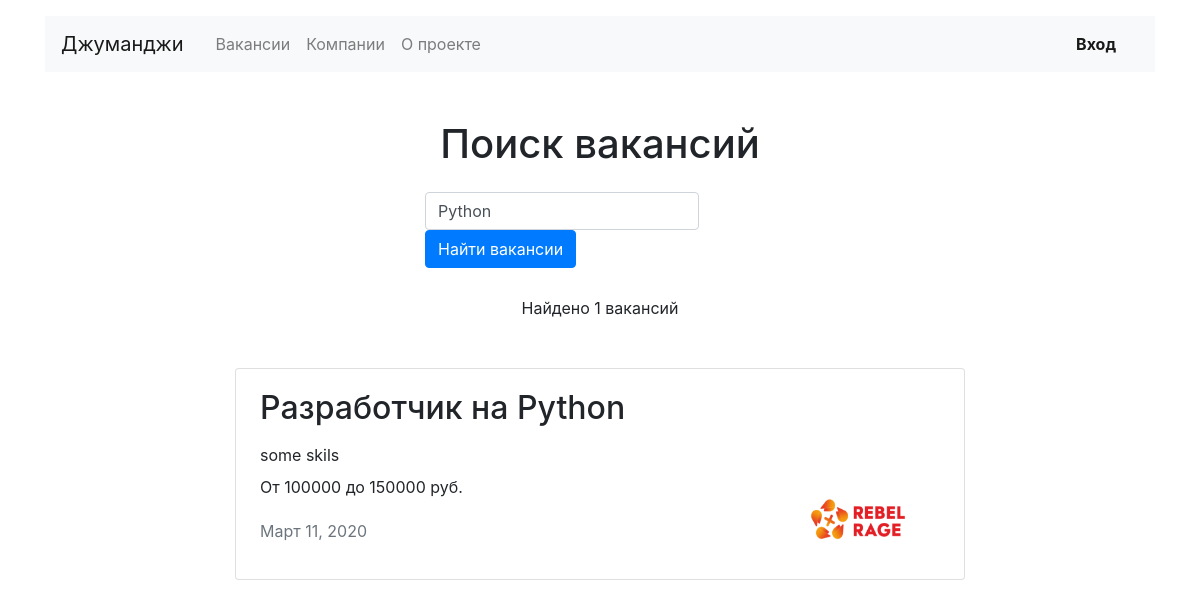
The page /search?s=Python on the database its author committed.
### jobsearch/models.py (models this page shows, shortened)
class Vacancy(models.Model):
    title = models.CharField(max_length=100)
    specialty = models.ForeignKey(Specialty, on_delete=models.CASCADE, related_name='vacancies')
    company = models.ForeignKey(Company, on_delete=models.CASCADE, related_name='vacancies')
    skills = models.TextField()
    description = models.TextField()
    salary_min = models.IntegerField()
    salary_max = models.IntegerField()
    published_at = models.DateField()

class Company(models.Model):
    name = models.CharField(max_length=100)
    location = models.CharField(max_length=100)
    logo = models.ImageField(upload_to=settings.MEDIA_COMPANY_IMAGE_DIR, blank=True, null=True)
    description = models.TextField()
    employee_count = models.IntegerField(null=True)
    owner = models.OneToOneField(User, on_delete=models.CASCADE, blank=True, null=True)

### jobsearch/views.py (the view)
# urls.py: path('search', SearchView.as_view(), name='search',),
class SearchView(View):
    def get(self, request, *args, **kwargs):
        query = request.GET.get('s')
        if query:
            vac = Vacancy.objects.filter(Q(title__contains=query) | Q(skills__contains=query))
            object_count = vac.count()
        else:
            vac = None
            object_count = 0
        return render(request, 'jobsearch/search.html', context={
            'vacancies': vac,
            'vacancy_count': object_count,
        })

### jobsearch/templates/jobsearch/search.html (shortened to what this page needs)
{% extends 'jobsearch/base.html' %}
{% block content %}
{% load static %}
  <main class="container mt-3">
    <section>
        <h1 class="h1 text-center mt-5 mb-4">Поиск вакансий</h1>
        <div class="row">
            <div class="col-md-7 col-lg-5 col-xl-4 col-sm-8 mx-auto">
            <form method="GET" action="/search" id="searchform" class="form-inline sm-form mr-auto mb-4">
                <input class="form-control mr-sm-2" type="search" id="searchbox" name="s" value="{{ request.GET.s }}" placeholder="Например: ios"  aria-label="Search">
                <button class="btn btn-primary  my-0" type="submit">Найти вакансии</button>
            </form>
            </div>
        </div>
      <p class="text-center pt-1">Найдено {{ vacancy_count }} вакансий</p>
      <div class="row mt-5">
        <div class="col-12 col-lg-8 offset-lg-2 m-auto">
            {% if vacancies %}
            {% for vacancy in vacancies %}
          <div class="card mb-4">
            <div class="card-body px-4">
              <div class="row">
                <div class="col-12 col-md-8 col-lg-9">
                  <h2 class="h2 pb-2">{{ vacancy.title }}</h2>
                  <p class="mb-2">{{ vacancy.skills }}</p>
                  <p>От {{ vacancy.salary_min }} до {{ vacancy.salary_max }} руб.</p>
                  <p class="text-muted pt-1">{{ vacancy.published_at }}</p>
                </div>
                <div class="col-12 col-md-4 col-lg-3 d-flex align-items-end">
                  <a href="#"><img src="{{ vacancy.company.logo.url  }}" width="130" height="80" alt=""></a>
                </div>
              </div>
            </div>
          </div>
          {% endfor %}
            {% else %}
            <p>Ничего не найдено! Попробуйте еще раз</p>
            {% endif %}
        </div>
      </div>
    </section>
  </main>
{% endblock %}

### rows shown on the page
Vacancy: title "Разработчик на Python", skills "some skils", salary_min "100000", salary_max "150000", published_at "Март 11, 2020", company.logo (picture)

### other values the page prints
{{ vacancy_count }} "1"
